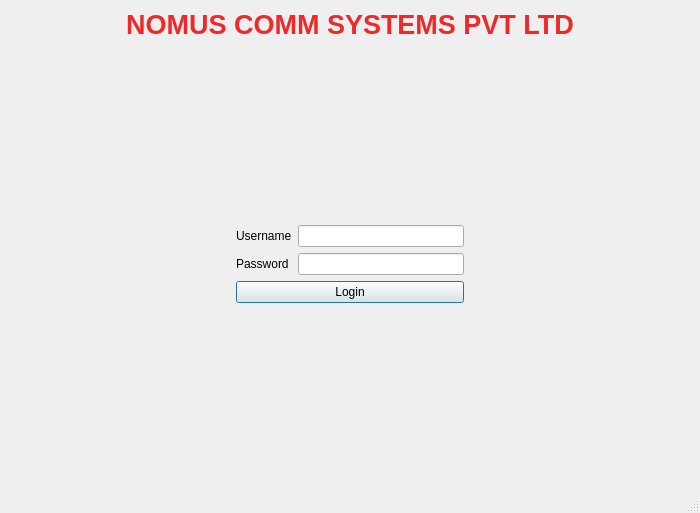
<?xml version="1.0" encoding="UTF-8"?>
<ui version="4.0">
 <class>login_window</class>
 <widget class="QMainWindow" name="login_window">
  <property name="geometry">
   <rect>
    <x>0</x>
    <y>0</y>
    <width>700</width>
    <height>513</height>
   </rect>
  </property>
  <property name="windowTitle">
   <string>Functionality Testing</string>
  </property>
  <widget class="QWidget" name="centralwidget">
   <layout class="QVBoxLayout" name="mainLayout">
    <item>
     <widget class="QLabel" name="label_2">
      <property name="palette">
       <palette>
        <active>
         <colorrole role="WindowText">
          <brush brushstyle="SolidPattern">
           <color alpha="255">
            <red>239</red>
            <green>41</green>
            <blue>41</blue>
           </color>
          </brush>
         </colorrole>
        </active>
        <inactive>
         <colorrole role="WindowText">
          <brush brushstyle="SolidPattern">
           <color alpha="255">
            <red>239</red>
            <green>41</green>
            <blue>41</blue>
           </color>
          </brush>
         </colorrole>
        </inactive>
        <disabled>
         <colorrole role="WindowText">
          <brush brushstyle="SolidPattern">
           <color alpha="255">
            <red>190</red>
            <green>190</green>
            <blue>190</blue>
           </color>
          </brush>
         </colorrole>
        </disabled>
       </palette>
      </property>
      <property name="font">
       <font>
        <family>Ubuntu</family>
        <pointsize>20</pointsize>
        <weight>75</weight>
        <bold>true</bold>
       </font>
      </property>
      <property name="text">
       <string>NOMUS COMM SYSTEMS PVT LTD</string>
      </property>
      <property name="alignment">
       <set>Qt::AlignCenter</set>
      </property>
     </widget>
    </item>
    <item>
     <spacer name="verticalSpacerTop">
      <property name="orientation">
       <enum>Qt::Vertical</enum>
      </property>
      <property name="sizeHint" stdset="0">
       <size>
        <width>20</width>
        <height>40</height>
       </size>
      </property>
     </spacer>
    </item>
    <item>
     <layout class="QHBoxLayout" name="hbox">
      <item>
       <spacer name="horizontalSpacerLeft">
        <property name="orientation">
         <enum>Qt::Horizontal</enum>
        </property>
        <property name="sizeHint" stdset="0">
         <size>
          <width>0</width>
          <height>0</height>
         </size>
        </property>
       </spacer>
      </item>
      <item>
       <layout class="QVBoxLayout" name="formBox">
        <item>
         <layout class="QFormLayout" name="formLayout">
          <item row="0" column="0">
           <widget class="QLabel" name="label">
            <property name="text">
             <string>Username</string>
            </property>
           </widget>
          </item>
          <item row="0" column="1">
           <widget class="QLineEdit" name="Username"/>
          </item>
          <item row="1" column="0">
           <widget class="QLabel" name="label_3">
            <property name="text">
             <string>Password</string>
            </property>
           </widget>
          </item>
          <item row="1" column="1">
           <widget class="QLineEdit" name="Password">
            <property name="echoMode">
             <enum>QLineEdit::Password</enum>
            </property>
           </widget>
          </item>
         </layout>
        </item>
        <item>
         <widget class="QPushButton" name="login_button">
          <property name="text">
           <string>Login</string>
          </property>
          <property name="default">
           <bool>true</bool>
          </property>
         </widget>
        </item>
       </layout>
      </item>
      <item>
       <spacer name="horizontalSpacerRight">
        <property name="orientation">
         <enum>Qt::Horizontal</enum>
        </property>
        <property name="sizeHint" stdset="0">
         <size>
          <width>0</width>
          <height>0</height>
         </size>
        </property>
       </spacer>
      </item>
     </layout>
    </item>
    <item>
     <spacer name="verticalSpacerBottom">
      <property name="orientation">
       <enum>Qt::Vertical</enum>
      </property>
      <property name="sizeHint" stdset="0">
       <size>
        <width>0</width>
        <height>0</height>
       </size>
      </property>
     </spacer>
    </item>
   </layout>
  </widget>
  <widget class="QStatusBar" name="statusbar"/>
 </widget>
 <resources/>
 <connections/>
</ui>
